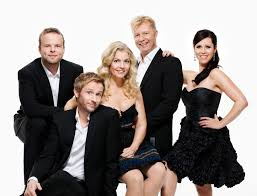
#> input picture groupfoto.jpeg, 257 x 196 px
$ python faceDetect.py
#> lines starting #> are read from the running program, lines starting #| are printed output that depends on the picture; after the words box and inside, x2 and y2 are one past the last pixel; in counts of white or black regions, pixels touching at a corner belong together
import cv2
#https://github.com/opencv/opencv/blob/master/data/haarcascades/haarcascade_frontalface_default.xml
faceCascade = cv2.CascadeClassifier("haarcascade_frontalface_default.xml")  #creating cascade classifier object

#read image
image = cv2.imread("groupfoto.jpeg")
#> image is the input picture: shape (196, 257, 3); mean B, G, R 137, 140.2, 148

# make duplicate of image and store as greyscale image
grayImage = cv2.cvtColor(image, cv2.COLOR_BGR2GRAY)
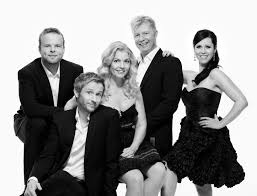
#> grayImage: shape (196, 257); min 0, max 255, mean 142.2

# find face and give me the coordinates of the face as numpy array

face = faceCascade.detectMultiScale(grayImage,
    scaleFactor = 1.05,
    minNeighbors = 5)
#> face = [[129, 24, 26, 26], [39, 35, 27, 27], [190, 37, 27, 27], [108, 51, 26, 26], [80, 83, 28, 28]]

#use the value of face and draw a rectangle in the image
green = (0,255,0)
#using for loop because there can be more than one faces in the image
# x, y = starting point of the face
for x, y, w, h in face:
    image = cv2.rectangle(image, (x,y), (x+w, y+h), green, 2)
#> this loop made 5 passes
#> pass 1, `image = cv2.rectangle(image, (x,y), (x+w, y+h), green, 2)`:
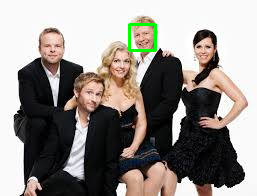
#> image: shape (196, 257, 3); 0.61% of pixels changed, all inside (x1, y1, x2, y2) = (128, 23, 157, 52)
#> pass 2, `image = cv2.rectangle(image, (x,y), (x+w, y+h), green, 2)`:
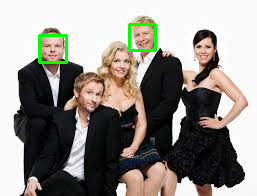
#> image: shape (196, 257, 3); 0.64% of pixels changed, all inside (x1, y1, x2, y2) = (38, 34, 68, 64)
#> pass 3, `image = cv2.rectangle(image, (x,y), (x+w, y+h), green, 2)`:
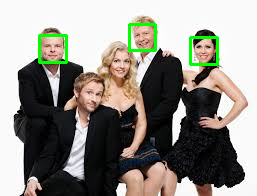
#> image: shape (196, 257, 3); 0.64% of pixels changed, all inside (x1, y1, x2, y2) = (189, 36, 219, 66)
#> after the loop:
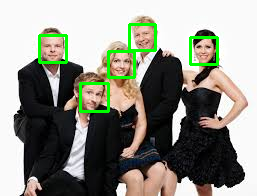
#> image: shape (196, 257, 3); 1.24% of pixels changed, all inside (x1, y1, x2, y2) = (79, 50, 136, 113)
cv2.imshow("detected face", image)

cv2.imwrite('detectedface.jpeg',image)
# cv2.imshow("newimage",grayImage)


cv2.waitKey(0)
